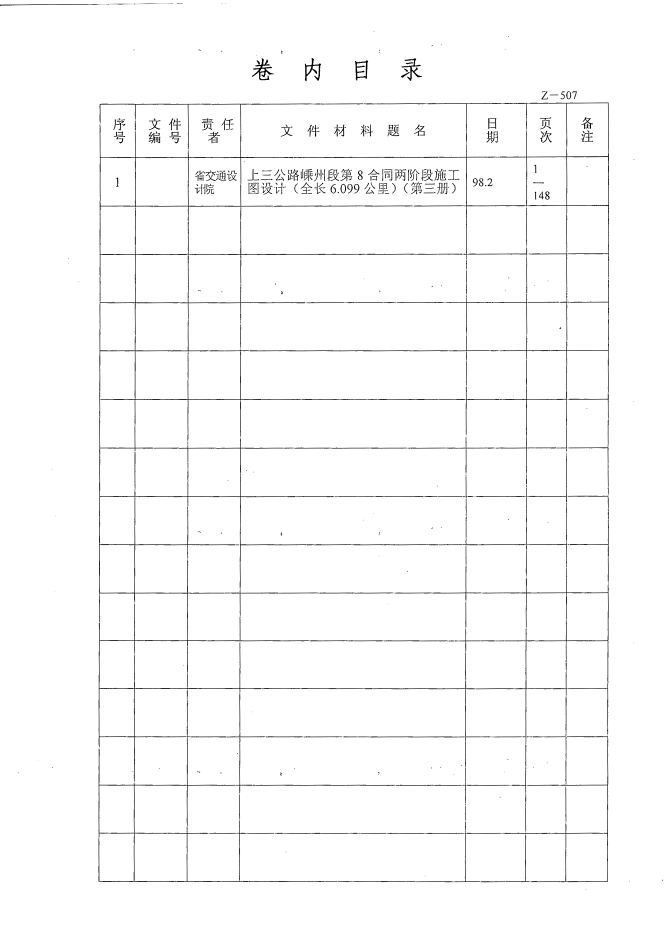
#> input picture GL5.102.AZ-507(1)_images/page_0002.png, 3326 x 4662 px (shown at 1/5 size)
$ python -i pdf_to_images.py   (imports and definitions only)
#> lines starting #> are read from the running program, lines starting #| are printed output that depends on the picture; after the words box and inside, x2 and y2 are one past the last pixel; in counts of white or black regions, pixels touching at a corner belong together
#> further down, picture is the input picture: shape (4662, 3326, 3); min 0, max 255, mean 250.1
"""
PDF scanned document to enhanced images converter.
Optimized for 1998-era scanned engineering drawings with fine line details.
"""

import os
import sys
import math
import numpy as np
import cv2
import fitz  # PyMuPDF


def estimate_skew(gray: np.ndarray) -> float:
    """Estimate skew angle using projection profile method."""
    # binarize
    _, binary = cv2.threshold(gray, 0, 255, cv2.THRESH_BINARY_INV + cv2.THRESH_OTSU)
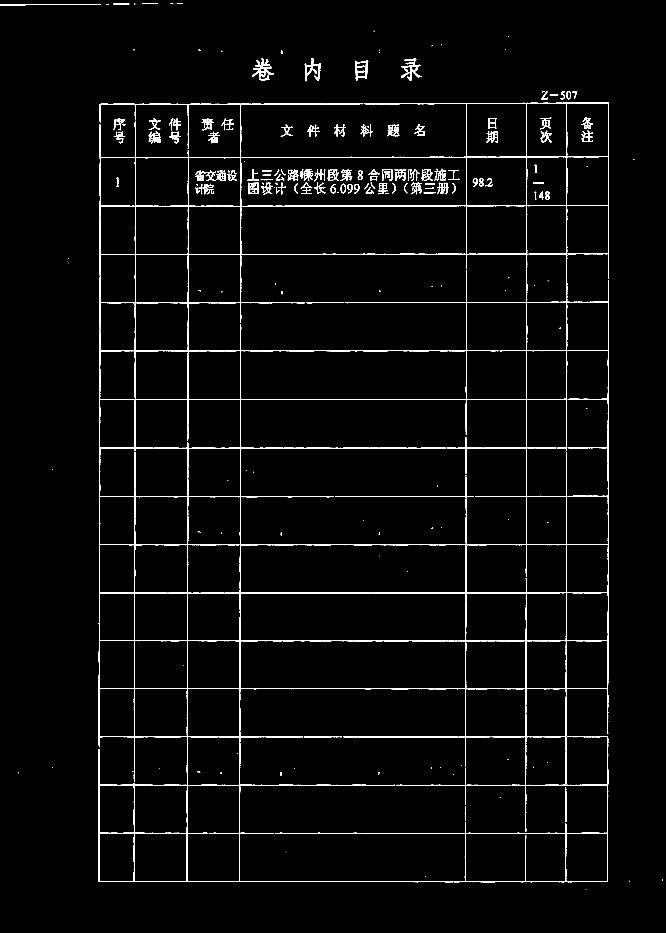
#> binary: shape (4662, 3326) (shown at 1/5 size); 1.9% white; 668 white regions (167 under 20 px), largest, box (x1, y1, x2, y2) and area: (495, 604, 1815, 3688) 54073, (1183, 2632, 3043, 3720) 18291, (2381, 1464, 3045, 2425) 12275
    # crop center 80% to avoid border noise
    h, w = binary.shape
    margin_h, margin_w = int(h * 0.1), int(w * 0.1)
    roi = binary[margin_h:h - margin_h, margin_w:w - margin_w]
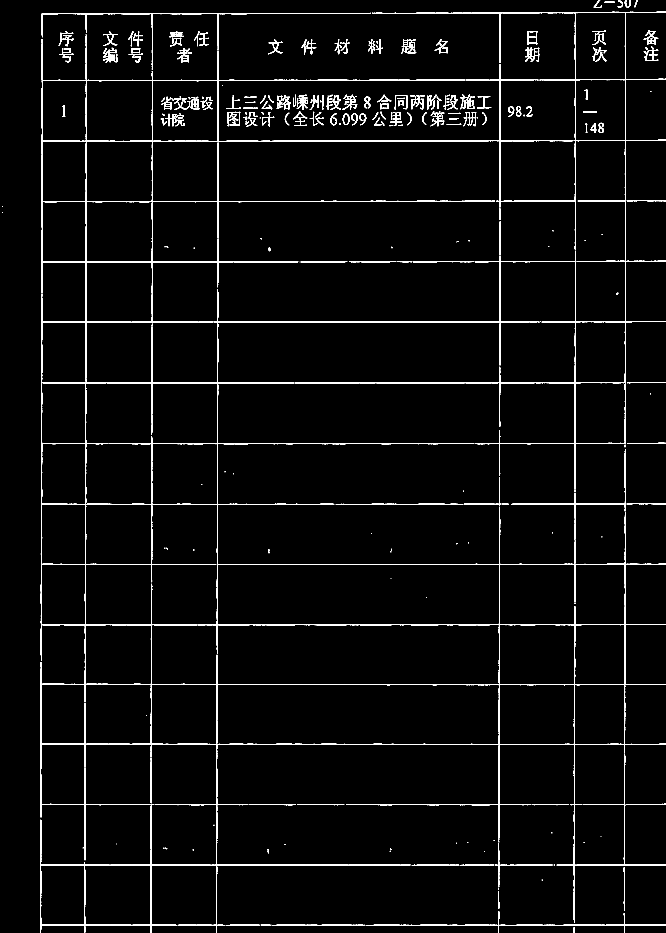
#> roi: shape (3730, 2662) (shown at 1/4 size); 2.6% white; 619 white regions (142 under 20 px), largest, box (x1, y1, x2, y2) and area: (163, 138, 1483, 3222) 54073, (851, 2166, 2662, 3254) 15240, (171, 1024, 2119, 1694) 10775

    best_angle = 0.0
    best_score = 0
    # search -3 to +3 degrees in 0.1 steps
    for angle_10x in range(-30, 31):
        angle = angle_10x / 10.0
        M = cv2.getRotationMatrix2D((roi.shape[1] // 2, roi.shape[0] // 2), angle, 1.0)
        rotated = cv2.warpAffine(roi, M, (roi.shape[1], roi.shape[0]),
                                 flags=cv2.INTER_NEAREST, borderValue=0)
        # horizontal projection profile
        proj = np.sum(rotated, axis=1).astype(np.float64)
        # score = sum of squared differences (sharper peak = better alignment)
        score = np.sum(np.diff(proj) ** 2)
        if score > best_score:
            best_score = score
            best_angle = angle
#> this loop made 61 passes
#> best_score on passes 1 to 8: 2.46e+10, 2.52e+10, 2.56e+10, 2.69e+10, 2.82e+10, 2.86e+10, 2.89e+10, 2.93e+10
#> pass 1, in estimate_skew, `rotated = cv2.warpAffine(roi, M, (roi.shape[1], roi.shape[0]), flags=c..`:
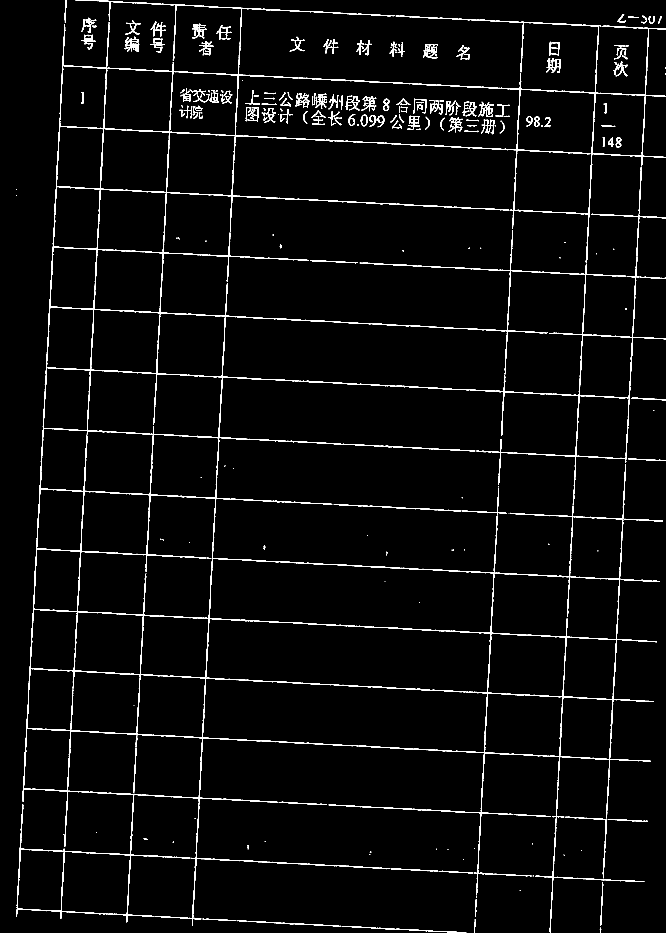
#> rotated: shape (3730, 2662) (shown at 1/4 size); 2.5% white; 602 white regions (141 under 20 px), largest, box (x1, y1, x2, y2) and area: (125, 89, 1425, 3200) 54277, (757, 2141, 2627, 3303) 15460, (190, 1060, 2154, 1656) 10779
#> pass 2, in estimate_skew, `rotated = cv2.warpAffine(roi, M, (roi.shape[1], roi.shape[0]), flags=c..`:
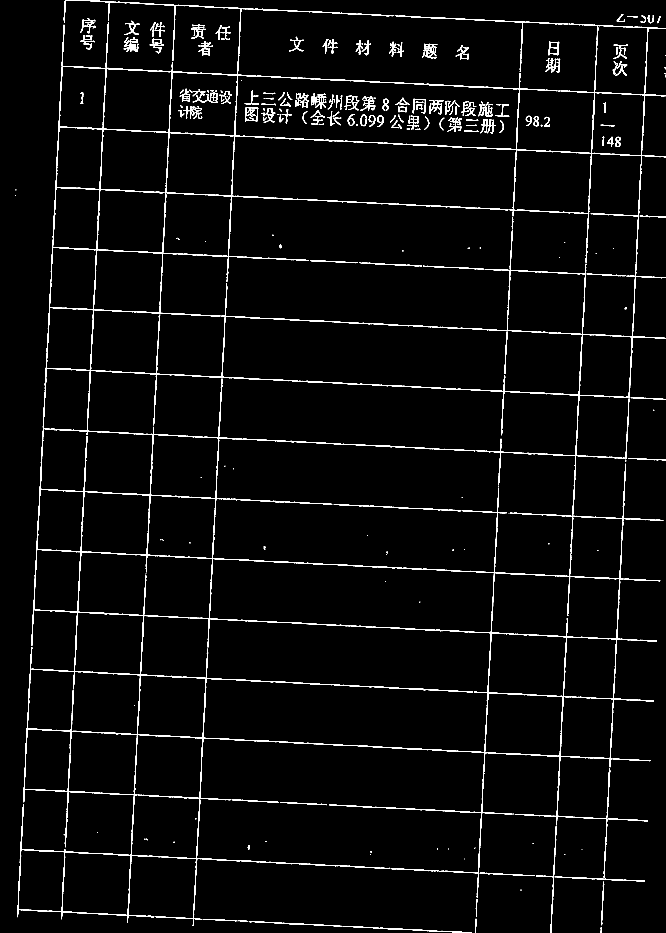
#> rotated: shape (3730, 2662) (shown at 1/4 size); 2.5% white; 600 white regions (141 under 20 px), largest, box (x1, y1, x2, y2) and area: (126, 90, 1427, 3201) 54126, (759, 2142, 2628, 3301) 15461, (189, 1059, 2152, 1658) 10877
#> pass 3, in estimate_skew, `rotated = cv2.warpAffine(roi, M, (roi.shape[1], roi.shape[0]), flags=c..`:
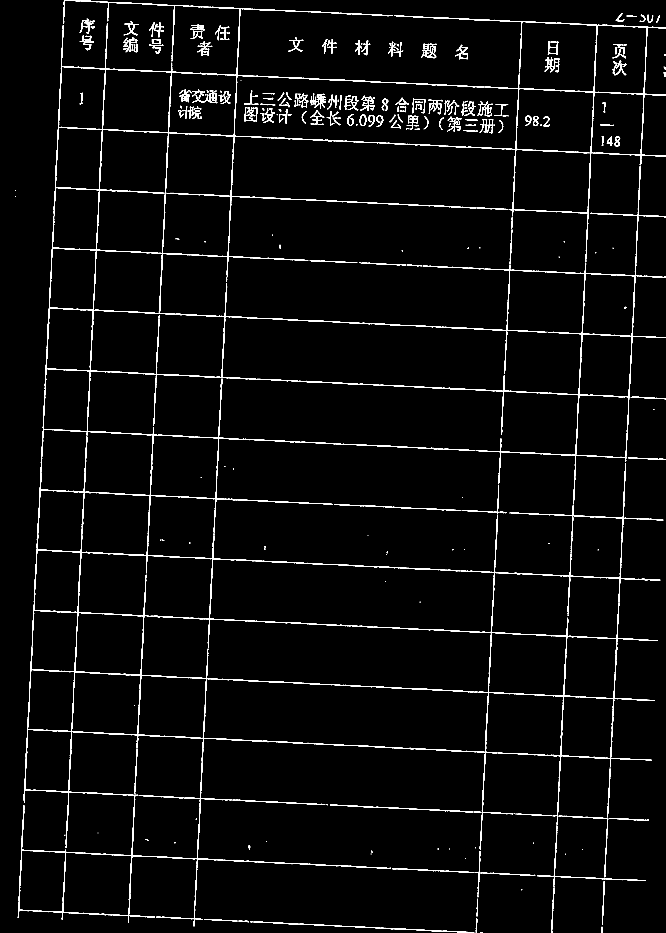
#> rotated: shape (3730, 2662) (shown at 1/4 size); 2.5% white; 594 white regions (136 under 20 px), largest, box (x1, y1, x2, y2) and area: (127, 92, 1429, 3202) 54677, (821, 2143, 2630, 3300) 16300, (189, 1058, 2151, 1659) 10775
#> after the loop, best_angle = 0; best_score = 4.74e+12
    return best_angle


# [16 lines left out: function deskew_image, not called in this run]


def enhance_scanned_page(img_bgr: np.ndarray, do_deskew: bool = True,
                         denoise_strength: int = 7) -> np.ndarray:
    """
    Full enhancement pipeline for a scanned engineering drawing page.
    """
    # 0. convert to grayscale for analysis
    gray = cv2.cvtColor(img_bgr, cv2.COLOR_BGR2GRAY)

    # 1. de-skew
    if do_deskew:
        skew_angle = estimate_skew(gray)
#> skew_angle = 0
        if abs(skew_angle) > 0.1:
            img_bgr = deskew_image(img_bgr, skew_angle)
            gray = cv2.cvtColor(img_bgr, cv2.COLOR_BGR2GRAY)

    # 2. denoise (bilateral preserves edges, good for line drawings)
    if denoise_strength > 0:
        gray = cv2.bilateralFilter(gray, denoise_strength, 50, 50)

    # 3. CLAHE (adaptive histogram equalization) — best for uneven lighting in scans
    clahe = cv2.createCLAHE(clipLimit=3.0, tileGridSize=(8, 8))
    enhanced_gray = clahe.apply(gray)

    # 4. adaptive sharpening via unsharp mask
    blurred = cv2.GaussianBlur(enhanced_gray, (0, 0), 3)
    sharpened = cv2.addWeighted(enhanced_gray, 1.8, blurred, -0.8, 0)
    # clamp
    sharpened = np.clip(sharpened, 0, 255).astype(np.uint8)

    # 5. mild morphological cleanup: close small gaps in lines
    kernel = cv2.getStructuringElement(cv2.MORPH_RECT, (2, 2))
    sharpened = cv2.morphologyEx(sharpened, cv2.MORPH_CLOSE, kernel)

    # 6. convert back to BGR for output
    result = cv2.cvtColor(sharpened, cv2.COLOR_GRAY2BGR)

    return result


# [56 lines left out: function convert_pdf_to_images, not called in this run]


# [3 lines not run here, left out]

>>> import cv2
>>> picture = cv2.imread('GL5.102.AZ-507(1)_images/page_0002.png')
>>> result = enhance_scanned_page(picture)
